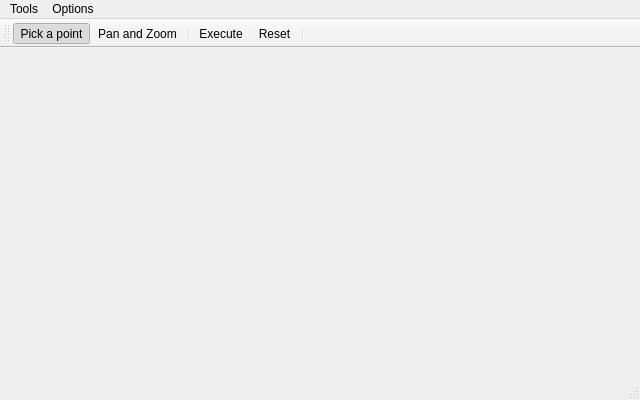
<?xml version="1.0" encoding="UTF-8"?>
<ui version="4.0">
 <class>OptimaPlotterClass</class>
 <widget class="QMainWindow" name="OptimaPlotterClass">
  <property name="geometry">
   <rect>
    <x>0</x>
    <y>0</y>
    <width>640</width>
    <height>400</height>
   </rect>
  </property>
  <property name="windowTitle">
   <string>OptimaPlotter</string>
  </property>
  <widget class="QWidget" name="centralWidget"/>
  <widget class="QMenuBar" name="menuBar">
   <property name="geometry">
    <rect>
     <x>0</x>
     <y>0</y>
     <width>640</width>
     <height>26</height>
    </rect>
   </property>
   <widget class="QMenu" name="menuTools">
    <property name="tearOffEnabled">
     <bool>true</bool>
    </property>
    <property name="title">
     <string>Tools</string>
    </property>
    <addaction name="actionPick"/>
    <addaction name="actionPan"/>
    <addaction name="separator"/>
    <addaction name="actionExecute"/>
    <addaction name="actionReset"/>
   </widget>
   <widget class="QMenu" name="menuOptions">
    <property name="title">
     <string>Options</string>
    </property>
    <addaction name="actionSettings"/>
   </widget>
   <addaction name="menuTools"/>
   <addaction name="menuOptions"/>
  </widget>
  <widget class="QToolBar" name="mainToolBar">
   <property name="enabled">
    <bool>true</bool>
   </property>
   <property name="movable">
    <bool>true</bool>
   </property>
   <attribute name="toolBarArea">
    <enum>TopToolBarArea</enum>
   </attribute>
   <attribute name="toolBarBreak">
    <bool>false</bool>
   </attribute>
   <addaction name="actionPick"/>
   <addaction name="actionPan"/>
   <addaction name="separator"/>
   <addaction name="actionExecute"/>
   <addaction name="actionReset"/>
   <addaction name="separator"/>
  </widget>
  <widget class="QStatusBar" name="statusBar"/>
  <action name="actionPick">
   <property name="checkable">
    <bool>true</bool>
   </property>
   <property name="checked">
    <bool>true</bool>
   </property>
   <property name="text">
    <string>Pick a point</string>
   </property>
   <property name="iconVisibleInMenu">
    <bool>true</bool>
   </property>
  </action>
  <action name="actionPan">
   <property name="checkable">
    <bool>true</bool>
   </property>
   <property name="checked">
    <bool>false</bool>
   </property>
   <property name="text">
    <string>Pan and Zoom</string>
   </property>
   <property name="toolTip">
    <string>Pan and zoom the plot</string>
   </property>
  </action>
  <action name="actionExecute">
   <property name="text">
    <string>Execute</string>
   </property>
  </action>
  <action name="actionReset">
   <property name="text">
    <string>Reset</string>
   </property>
   <property name="toolTip">
    <string>Reset</string>
   </property>
  </action>
  <action name="actionSettings">
   <property name="text">
    <string>Settings</string>
   </property>
  </action>
 </widget>
 <layoutdefault spacing="6" margin="11"/>
 <resources>
  <include location="optimaplotter.qrc"/>
 </resources>
 <connections>
  <connection>
   <sender>actionPan</sender>
   <signal>activated()</signal>
   <receiver>actionPick</receiver>
   <slot>toggle()</slot>
   <hints>
    <hint type="sourcelabel">
     <x>-1</x>
     <y>-1</y>
    </hint>
    <hint type="destinationlabel">
     <x>-1</x>
     <y>-1</y>
    </hint>
   </hints>
  </connection>
  <connection>
   <sender>actionPick</sender>
   <signal>activated()</signal>
   <receiver>actionPan</receiver>
   <slot>toggle()</slot>
   <hints>
    <hint type="sourcelabel">
     <x>-1</x>
     <y>-1</y>
    </hint>
    <hint type="destinationlabel">
     <x>-1</x>
     <y>-1</y>
    </hint>
   </hints>
  </connection>
 </connections>
</ui>
